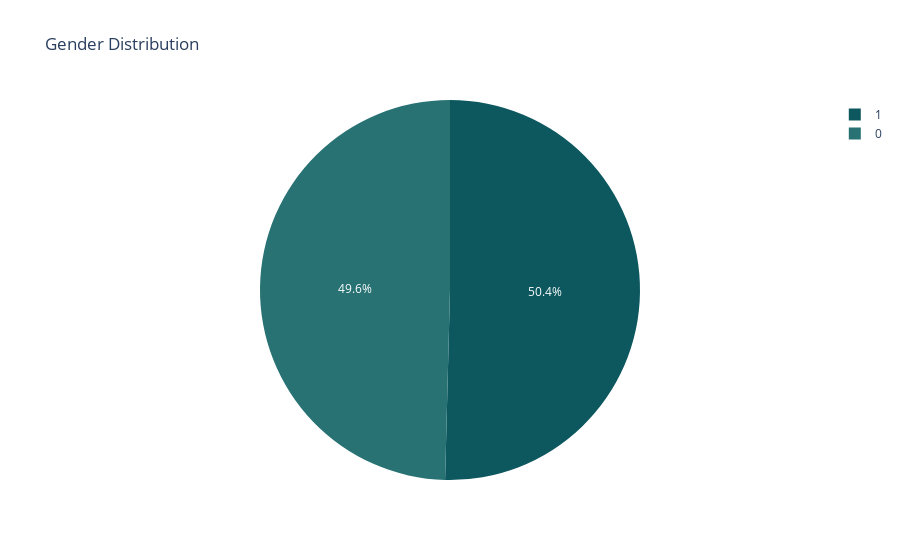

The code cell stored with this chart in its notebook:
### Markdown cell above
## GENDER DISTIBUTION

### Code cell
plt = px.pie(df, names="Gender", title="Gender Distribution", color_discrete_sequence=px.colors.sequential.Mint_r)
plt.show()

### Figure 1 — Plotly figure (JSON) as saved in the notebook; plotly's stock layout.template omitted (floating-point values rounded to 4 significant figures; data arrays with more than 128 entries replaced by an {"elided": "..."} marker saying what was removed)
{"data": [{"domain": {"x": [0, 1], "y": [0, 1]}, "hovertemplate": "Gender=%{label}<extra></extra>", "labels": {"elided": "1700 int values"}, "legendgroup": "", "name": "", "showlegend": true, "type": "pie"}], "layout": {"legend": {"tracegroupgap": 0}, "piecolorway": ["rgb(13, 88, 95)", "rgb(40, 114, 116)", "rgb(68, 140, 138)", "rgb(99, 166, 160)", "rgb(137, 192, 182)", "rgb(180, 217, 204)", "rgb(228, 241, 225)"], "title": {"text": "Gender Distribution"}}}
